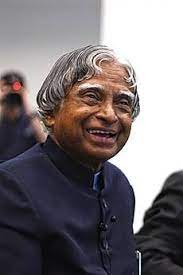
#> input picture Kshitij/OpenCV/Images/Abdul Kalam.jpeg, 183 x 275 px, given in place of the camera
$ python facedetector.py
#> lines starting #> are read from the running program, lines starting #| are printed output that depends on the picture; after the words box and inside, x2 and y2 are one past the last pixel; in counts of white or black regions, pixels touching at a corner belong together
#> further down, frame is the input picture: shape (275, 183, 3); mean B, G, R 119.8, 116.4, 123.2
import cv2 as cv

# [21 lines of commented-out code are left out]


def rescaleFrame(frame, scale=0.75):
#> called with scale = 0.8
    width = int(frame.shape[1] * scale)
#> width = 146
    height = int(frame.shape[0] * scale)
#> height = 220

    dimensions = (width , height)
#> dimensions = (146, 220)

    return cv.resize(frame, dimensions, interpolation=cv.INTER_AREA)
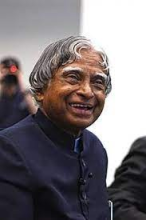
#> returned value: shape (220, 146, 3); mean of channels 0, 1, 2 119.8, 116.4, 123.2; drawn as B, G, R


capture = cv.VideoCapture(0)

while True:

    isTrue, frame = capture.read()

    frame_resized = rescaleFrame(frame, scale=0.8)

    gray = cv.cvtColor(frame_resized, cv.COLOR_BGR2GRAY)
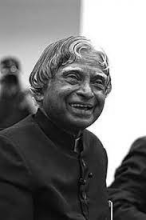
#> gray: shape (220, 146); min 3, max 255, mean 118.8

    haar_cascade = cv.CascadeClassifier("haar_face.xml")

    faces_rect =haar_cascade.detectMultiScale(gray, scaleFactor=1.2, minNeighbors=6)
#> faces_rect = [[52, 52, 71, 71]]

    # print(f"No. Of Faces Are:{len(faces_rect)}")

    for (x,y,w,h) in faces_rect:
        cv.rectangle(frame_resized, (x,y), (x+w,y+h), (0,255,0),thickness=2)
#> this loop made 1 pass
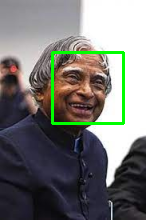
#> frame_resized: shape (220, 146, 3); 2.64% of pixels changed, all inside (x1, y1, x2, y2) = (51, 51, 125, 125)
        #print(faces_rect)
        #print(len(faces_rect))
    cv.imshow("Detected Faces",frame_resized)

    if cv.waitKey(1) & 0xFF==ord('d'):
#> (key Esc is pressed here)
        break
capture.release()
cv.destroyAllWindows()
